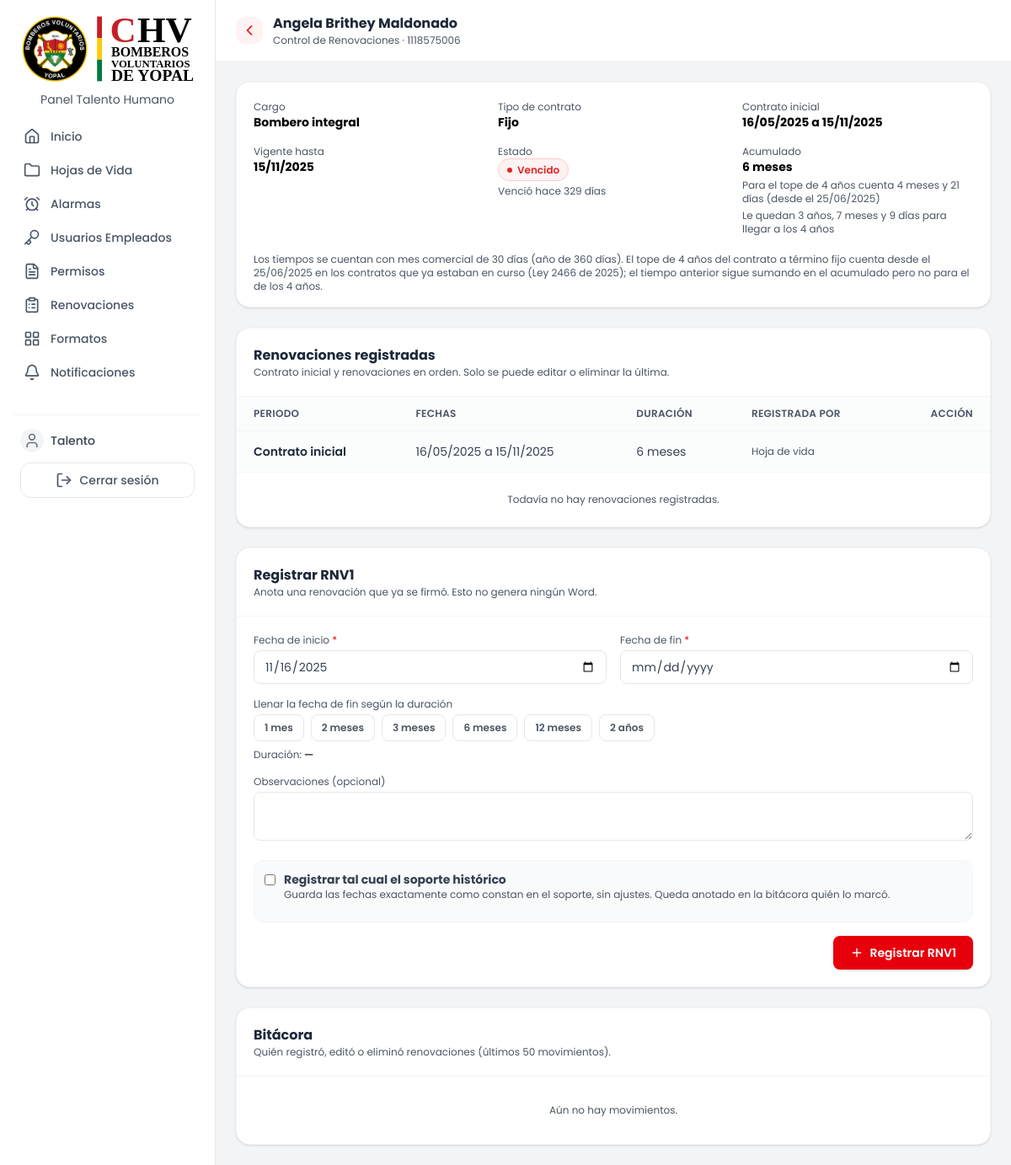
Page /public/renovaciones_empleado.php?cedula=1118575006 (signed in) on the committed database.
### tables this page shows
CREATE TABLE `empleados` (
  `cedula` varchar(10) NOT NULL COMMENT 'Max 10 caracteres, permite extranjera alfanumérica',
  `lugar_expedicion` varchar(120) DEFAULT NULL COMMENT 'Municipio, Departamento (lista en public/assets/data/municipios.json)',
  `nombre` varchar(150) NOT NULL,
  `sexo` enum('F','M') DEFAULT NULL,
  `cargo` varchar(100) NOT NULL,
  `tipo_de_personal` enum('Bombero','Civil') DEFAULT NULL,
  `eps` enum('Sanitas','Nueva EPS','Capresoca','Salud Total') DEFAULT NULL,
  `pension` enum('Colfondos','Porvenir','Colpensiones','Protección','NA') DEFAULT NULL,
  `arl` enum('Positiva','SURA','Colmena','AXA Colpatria','Seguros Bolívar') DEFAULT NULL,
  `salario_basico` decimal(12,2) DEFAULT NULL,
  `es_bombero_integral` tinyint(1) DEFAULT 0,
  `tipo_jornada` enum('Turnos','Administrativa','Restringida') NOT NULL DEFAULT 'Administrativa' COMMENT 'Cómo se cuentan horas/días en permisos: Turnos (operativo), Administrativa (07:00-17:24) o Restringida (horario reducido)',
  `jornada_hora_entrada` time DEFAULT NULL COMMENT 'Solo si tipo_jornada = Restringida',
  `jornada_hora_salida` time DEFAULT NULL COMMENT 'Solo si tipo_jornada = Restringida',
  `tipo_de_contrato` enum('Fijo','Indefinido','OPS','SENA','OPS SEMY','No aplica') DEFAULT NULL,
  `fecha_inicio_contrato` date DEFAULT NULL,
  `fecha_fin_contrato` date DEFAULT NULL,
  `estado` enum('activo','no activo') DEFAULT 'activo',
  `celular` varchar(15) DEFAULT NULL COMMENT 'Numero de celular, validar 10 digitos',
  `correo` varchar(150) DEFAULT NULL,
  `fecha_nacimiento` date DEFAULT NULL COMMENT 'Para notificacion de cumpleaños',
  `created_at` timestamp NOT NULL DEFAULT current_timestamp(),
  `foto` varchar(255) DEFAULT NULL COMMENT 'Ruta relativa dentro de uploads/'
);

### public/renovaciones_empleado.php (the view, shortened to what the rows shown need)
<?php
require_once __DIR__ . '/../includes/renovaciones_guard.php';
require_once __DIR__ . '/../src/models/RenovacionModel.php';
$h = static fn(?string $s): string => htmlspecialchars((string) $s, ENT_QUOTES, 'UTF-8');
$cedula = trim((string) ($_GET['cedula'] ?? ''));
$ficha = null;
$historial = [];
$falloTablas = false;
$falloGeneral = false;
if ($cedula !== '') {
    try {
        $ficha = RenovacionModel::resumenEmpleado($cedula);
        if ($ficha) {
            $historial = RenovacionModel::historial($cedula);
        }
    } catch (PDOException $e) {
        error_log('renovaciones_empleado.php: ' . $e->getMessage());
        if ($e->getCode() === '42S02') {
            $falloTablas = true;
        } else {
            $falloGeneral = true;
        }
    }
}
$esAdmin = esAdminRenovaciones();
$etiquetaEstado = ['vencido' => 'Vencido', 'por_vencer' => 'Por vencer', 'vigente' => 'Vigente'];
if ($ficha) {
    $emp = $ficha['empleado'];
    $renovaciones = $ficha['renovaciones'];
    $problemas = $ficha['problemas'];
    $eval = $ficha['evaluacion'];
    $vig = $ficha['vigencia'];
    $ultima = $renovaciones ? end($renovaciones) : null;
    $siguienteNumero = $ultima ? ((int) $ultima['numero'] + 1) : 1;
    $finPeriodoAnterior = $ultima ? (string) $ultima['fecha_fin'] : (string) ($emp['fecha_fin_contrato'] ?? '');
    $inicioSugerido = ($eval && $finPeriodoAnterior !== '')
        ? RenovacionReglas::fecha($finPeriodoAnterior)->modify('+1 day')->format('Y-m-d')
        : '';
}
?>
<!DOCTYPE html>
<html lang="es">
<head>
    <?php require __DIR__ . '/../includes/head.php'; ?>
    <link rel="stylesheet" href="./assets/css/tailwind.css">
    <link rel="stylesheet" href="./assets/css/renovaciones.css?v=<?= (int) @filemtime(__DIR__ . '/assets/css/renovaciones.css') ?>">
</head>
<body class="bg-gray-100 min-h-screen">
    <div class="md:ml-64 pt-14 md:pt-0">
        <header class="bg-white border-b border-gray-100 px-4 sm:px-6 py-4 sticky top-0 z-30">
            <div class="flex items-center gap-3">
                <div class="min-w-0">
                    <h1 class="text-base font-bold text-gray-800 truncate">
                        <?= $ficha ? $h($emp['nombre']) : 'Renovaciones del empleado' ?>
                    </h1>
                    <p class="text-xs text-gray-600">Control de Renovaciones<?= $ficha ? ' · ' . $h($emp['cedula']) : '' ?></p>
                </div>
            </div>
        </header>
        <main class="p-6 max-w-6xl mx-auto space-y-6">
            <?php if ($falloTablas): ?>
                <div class="ren-alerta rounded-xl p-4 text-sm">
                    <strong>Falta crear las tablas del módulo.</strong>
                    <div class="mt-1">Ejecuta <code>database/migrations/2026_10_08_control_renovaciones.sql</code> en phpMyAdmin y recarga.</div>
                </div>
            <?php elseif ($falloGeneral): ?>
                <div class="ren-alerta rounded-xl p-4 text-sm"><strong>No se pudieron cargar los datos.</strong> Intenta de nuevo.</div>
            <?php else: ?>
                <section class="bg-white rounded-2xl border border-gray-100 shadow-sm">
                    <div class="p-4 sm:p-5 grid grid-cols-2 sm:grid-cols-3 gap-4 text-sm">
                        <div><span class="ren-dato-etiqueta">Cargo</span><strong><?= $h($emp['cargo']) ?></strong></div>
                        <div><span class="ren-dato-etiqueta">Tipo de contrato</span><strong><?= $h($emp['tipo_de_contrato'] ?: 'Sin definir') ?></strong></div>
                        <div><span class="ren-dato-etiqueta">Contrato inicial</span>
                            <strong><?= $emp['fecha_inicio_contrato'] ? $h(RenovacionReglas::formatear($emp['fecha_inicio_contrato'])) : '—' ?>
                                a <?= $emp['fecha_fin_contrato'] ? $h(RenovacionReglas::formatear($emp['fecha_fin_contrato'])) : '—' ?></strong>
                        </div>
                        <?php if ($vig): ?>
                            <div>
                                <span class="ren-dato-etiqueta">Vigente hasta</span>
                                <strong><?= $h(RenovacionReglas::formatear($eval['vigencia_fin'])) ?></strong>
                            </div>
                            <div>
                                <span class="ren-dato-etiqueta">Estado</span>
                                <span class="ren-badge ren-<?= $h($vig['estado']) ?>"><i></i><?= $h($etiquetaEstado[$vig['estado']]) ?></span>
                                <div class="text-xs text-gray-600 mt-1"><?= $h(RenovacionReglas::textoDias((int) $vig['dias_restantes'])) ?></div>
                            </div>
                            <div>
                                <span class="ren-dato-etiqueta">Acumulado</span>
                                <strong><?= $h($eval['acumulado_texto']) ?></strong>
                                <?php if ($eval['tope_texto'] !== null): ?>
                                    <div class="text-xs text-gray-600 mt-1">Para el tope de 4 años cuenta <?= $h($eval['tope_texto']) ?> (desde el 25/06/2025)</div>
                                <?php endif; ?>
                                <?php if ($eval['restante_tope_texto'] !== null): ?>
                                    <div class="text-xs text-gray-600 mt-1">Le quedan <?= $h($eval['restante_tope_texto']) ?> para llegar a los 4 años</div>
                                <?php endif; ?>
                            </div>
                        <?php endif; ?>
                    </div>
                    <p class="px-4 sm:px-5 pb-4 text-xs text-gray-600">Los tiempos se cuentan con mes comercial de 30 días (año de 360 días). El tope de 4 años del contrato a término fijo cuenta desde el 25/06/2025 en los contratos que ya estaban en curso (Ley 2466 de 2025); el tiempo anterior sigue sumando en el acumulado pero no para el de los 4 años.</p>
                </section>
                <?php if (!$problemas): ?>
                    <section class="bg-white rounded-2xl border border-gray-100 shadow-sm overflow-hidden">
                        <div class="p-4 sm:p-5 border-b border-gray-100">
                            <h2 class="font-bold text-gray-800">Renovaciones registradas</h2>
                            <p class="text-xs text-gray-600">Contrato inicial y renovaciones en orden. <?= $esAdmin ? 'Solo se puede editar o eliminar la última.' : 'Solo el super administrador puede editar o eliminar.' ?></p>
                        </div>
                        <div class="overflow-x-auto">
                            <table class="w-full min-w-[520px] text-sm text-left">
                                <thead class="border-b border-gray-100 bg-gray-50/60">
                                    <tr>
                                        <th class="px-4 sm:px-5 py-3 text-[10px] sm:text-xs font-semibold text-gray-600 uppercase tracking-wide">Periodo</th>
                                        <th class="px-4 sm:px-5 py-3 text-[10px] sm:text-xs font-semibold text-gray-600 uppercase tracking-wide">Fechas</th>
                                        <th class="px-4 sm:px-5 py-3 text-[10px] sm:text-xs font-semibold text-gray-600 uppercase tracking-wide">Duración</th>
                                        <th class="px-4 sm:px-5 py-3 text-[10px] sm:text-xs font-semibold text-gray-600 uppercase tracking-wide hidden lg:table-cell">Registrada por</th>
                                        <?php if ($esAdmin): ?>
                                            <th class="px-4 sm:px-5 py-3 text-[10px] sm:text-xs font-semibold text-gray-600 uppercase tracking-wide text-right">Acción</th>
                                        <?php endif; ?>
                                    </tr>
                                </thead>
                                <tbody class="divide-y divide-gray-100">
                                    <tr class="bg-gray-50/60">
                                        <td class="px-4 sm:px-5 py-3.5 font-semibold text-gray-800">Contrato inicial</td>
                                        <td class="px-4 sm:px-5 py-3.5 whitespace-nowrap text-gray-700"><?= $h(RenovacionReglas::formatear($emp['fecha_inicio_contrato'])) ?> a <?= $h(RenovacionReglas::formatear($emp['fecha_fin_contrato'])) ?></td>
                                        <td class="px-4 sm:px-5 py-3.5 text-gray-700"><?= $h($eval['inicial_texto']) ?></td>
                                        <td class="px-4 sm:px-5 py-3.5 text-xs text-gray-600 hidden lg:table-cell">Hoja de vida</td>
                                        <?php if ($esAdmin): ?><td></td><?php endif; ?>
                                    </tr>
                                </tbody>
                            </table>
                        </div>
                        <?php if (!$renovaciones): ?>
                            <p class="text-xs text-gray-600 text-center py-6 border-t border-gray-100">Todavía no hay renovaciones registradas.</p>
                        <?php endif; ?>
                    </section>
                    <section class="bg-white rounded-2xl border border-gray-100 shadow-sm">
                        <div class="p-4 sm:p-5 border-b border-gray-100">
                            <h2 class="font-bold text-gray-800">Registrar RNV<?= $siguienteNumero ?></h2>
                            <p class="text-xs text-gray-600">Anota una renovación que ya se firmó. Esto no genera ningún Word.</p>
                        </div>
                        <form id="renForm" class="p-4 sm:p-5 space-y-4" autocomplete="off" data-fin-anterior="<?= $h($finPeriodoAnterior) ?>">
                            <div class="grid grid-cols-1 sm:grid-cols-2 gap-4">
                                <div>
                                    <label for="renInicio" class="block text-xs text-gray-600 mb-1">Fecha de inicio <span class="text-red-600">*</span></label>
                                    <input id="renInicio" type="date" required value="<?= $h($inicioSugerido) ?>"
                                        class="w-full h-10 border border-gray-200 bg-white rounded-lg px-3 text-sm text-gray-700 focus:outline-none focus:ring-2 focus:ring-red-100 focus:border-red-300">
                                </div>
                                <div>
                                    <label for="renFin" class="block text-xs text-gray-600 mb-1">Fecha de fin <span class="text-red-600">*</span></label>
                                    <input id="renFin" type="date" required
                                        class="w-full h-10 border border-gray-200 bg-white rounded-lg px-3 text-sm text-gray-700 focus:outline-none focus:ring-2 focus:ring-red-100 focus:border-red-300">
                                </div>
                            </div>
                            <div>
                                <span class="block text-xs text-gray-600 mb-1">Llenar la fecha de fin según la duración</span>
                                <div class="flex flex-wrap gap-2">
                                    <?php foreach ([1 => '1 mes', 2 => '2 meses', 3 => '3 meses', 6 => '6 meses', 12 => '12 meses', 24 => '2 años'] as $m => $t): ?>
                                        <button type="button" data-meses="<?= $m ?>"
                                            class="renDurBtn px-3 h-8 rounded-lg bg-white border border-gray-200 text-gray-600 hover:bg-gray-50 text-xs font-semibold transition"><?= $t ?></button>
                                    <?php endforeach; ?>
                                </div>
                                <p class="text-xs text-gray-600 mt-2">Duración: <strong id="renDuracionTxt">—</strong></p>
                            </div>
                            <div>
                                <label for="renObs" class="block text-xs text-gray-600 mb-1">Observaciones (opcional)</label>
                                <textarea id="renObs" rows="2" maxlength="500"
                                    class="w-full border border-gray-200 bg-white rounded-lg px-3 py-2 text-sm text-gray-700 focus:outline-none focus:ring-2 focus:ring-red-100 focus:border-red-300"></textarea>
                            </div>
                            <div class="ren-box rounded-xl p-3 space-y-3">
                                <label class="flex items-start gap-2.5 text-sm text-gray-700 cursor-pointer">
                                    <input id="renHistorico" type="checkbox" class="mt-1 ren-check">
                                    <span>
                                        <strong>Registrar tal cual el soporte histórico</strong>
                                        <span class="block text-xs text-gray-600">Guarda las fechas exactamente como constan en el soporte, sin ajustes. Queda anotado en la bitácora quién lo marcó.</span>
                                    </span>
                                </label>
                            </div>
                            <div class="flex sm:justify-end">
                                <button id="renGuardar" type="submit"
                                    class="w-full sm:w-auto inline-flex items-center justify-center gap-2 px-5 py-2.5 rounded-lg text-sm bg-red-600 hover:bg-red-700 text-white font-semibold shadow-sm transition">
                                    <?= icon('plus', 'w-4 h-4') ?> Registrar RNV<?= $siguienteNumero ?>
                                </button>
                            </div>
                        </form>
                    </section>
                <?php endif; ?>
                <section class="bg-white rounded-2xl border border-gray-100 shadow-sm overflow-hidden">
                    <div class="p-4 sm:p-5 border-b border-gray-100">
                        <h2 class="font-bold text-gray-800">Bitácora</h2>
                        <p class="text-xs text-gray-600">Quién registró, editó o eliminó renovaciones (últimos 50 movimientos).</p>
                    </div>
                    <?php if (!$historial): ?>
                        <p class="text-xs text-gray-600 text-center py-8">Aún no hay movimientos.</p>
                    <?php endif; ?>
                </section>
            <?php endif; ?>
        </main>
    </div>
</body>
</html>

### rows in the picture
empleados: nombre "Angela Brithey Maldonado", cedula "1118575006", cargo "Bombero integral", tipo_de_contrato "Fijo", fecha_inicio_contrato+fecha_fin_contrato "16/05/2025", fecha_inicio_contrato+fecha_fin_contrato "15/11/2025", $h($etiquetaEstado[$vig['estado']]) "Vencido", fecha_inicio_contrato+fecha_fin_contrato "Venció hace 329 días", $h($eval['acumulado_texto']) "6 meses", $h($eval['tope_texto']) "4 meses y 21 días", $h($eval['restante_tope_texto']) "3 años, 7 meses y 9 días", $h($eval['inicial_texto']) "6 meses", fecha_inicio_contrato+fecha_fin_contrato "11/16/2025"

### other values in the picture
$link['label'] "Inicio"
$link['label'] "Hojas de Vida"
$link['label'] "Alarmas"
$link['label'] "Usuarios Empleados"
$link['label'] "Permisos"
$link['label'] "Renovaciones"
$link['label'] "Formatos"
$link['label'] "Notificaciones"
$_SESSION['superadmin_username'] "Talento"
$siguienteNumero "1"
$t "1 mes"
$t "2 meses"
$t "3 meses"
$t "6 meses"
$t "12 meses"
